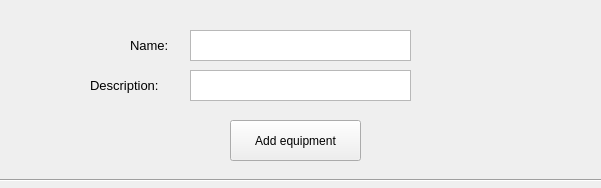
<?xml version="1.0" encoding="UTF-8"?>
<ui version="4.0">
 <class>EquipmentAddFormClass</class>
 <widget class="QWidget" name="EquipmentAddFormClass">
  <property name="geometry">
   <rect>
    <x>0</x>
    <y>0</y>
    <width>601</width>
    <height>188</height>
   </rect>
  </property>
  <property name="windowTitle">
   <string>Form</string>
  </property>
  <widget class="QLabel" name="label">
   <property name="geometry">
    <rect>
     <x>130</x>
     <y>30</y>
     <width>61</width>
     <height>31</height>
    </rect>
   </property>
   <property name="font">
    <font>
     <pointsize>10</pointsize>
    </font>
   </property>
   <property name="text">
    <string>Name:</string>
   </property>
  </widget>
  <widget class="QLabel" name="label_2">
   <property name="geometry">
    <rect>
     <x>90</x>
     <y>70</y>
     <width>121</width>
     <height>31</height>
    </rect>
   </property>
   <property name="font">
    <font>
     <pointsize>10</pointsize>
    </font>
   </property>
   <property name="text">
    <string>Description:</string>
   </property>
  </widget>
  <widget class="QTextEdit" name="NameInput">
   <property name="geometry">
    <rect>
     <x>190</x>
     <y>30</y>
     <width>221</width>
     <height>31</height>
    </rect>
   </property>
  </widget>
  <widget class="QTextEdit" name="DescriptionInput">
   <property name="geometry">
    <rect>
     <x>190</x>
     <y>70</y>
     <width>221</width>
     <height>31</height>
    </rect>
   </property>
  </widget>
  <widget class="Line" name="line">
   <property name="geometry">
    <rect>
     <x>0</x>
     <y>170</y>
     <width>611</width>
     <height>20</height>
    </rect>
   </property>
   <property name="orientation">
    <enum>Qt::Horizontal</enum>
   </property>
  </widget>
  <widget class="QPushButton" name="AddEquipmentButton">
   <property name="geometry">
    <rect>
     <x>230</x>
     <y>120</y>
     <width>131</width>
     <height>41</height>
    </rect>
   </property>
   <property name="text">
    <string>Add equipment</string>
   </property>
  </widget>
 </widget>
 <resources/>
 <connections/>
</ui>
